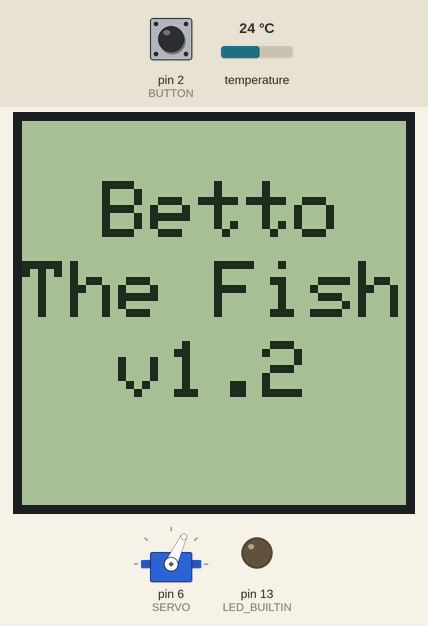
Recording of a sketch running on a simulated Arduino Uno, built with avr-gcc and run on an emulated ATmega328P. On the bench: servo, 96×96 one-colour display, output pins drawn as LEDs (lit = HIGH). The test bench sets the inputs (shaded band); at power-on: temperature 24 °C, pin 2 (BUTTON) HIGH.

Above: at 0.3 s.
7.0 s: temperature set to 12 °C
At 9.5 s:
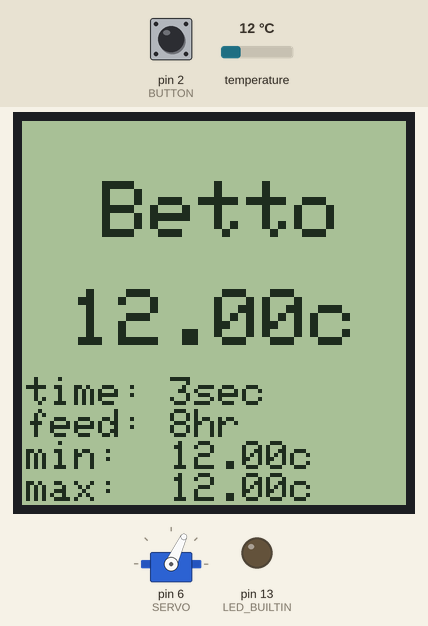
9.7 s: pin 2 (BUTTON) pulled LOW for 2.4 s
At 10.3 s:
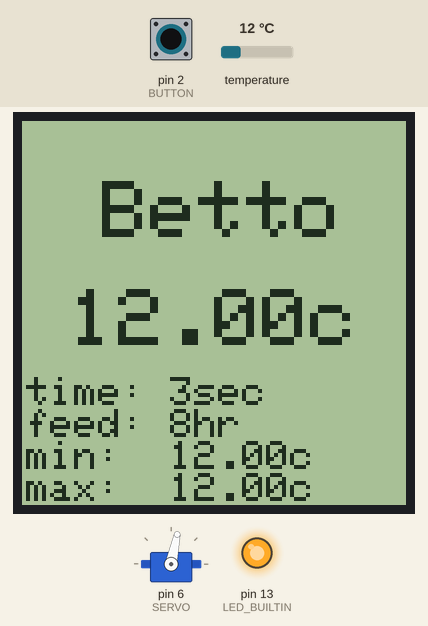
13.6 s: pin 2 (BUTTON) pulled LOW for 2.4 s
At 27.0 s:
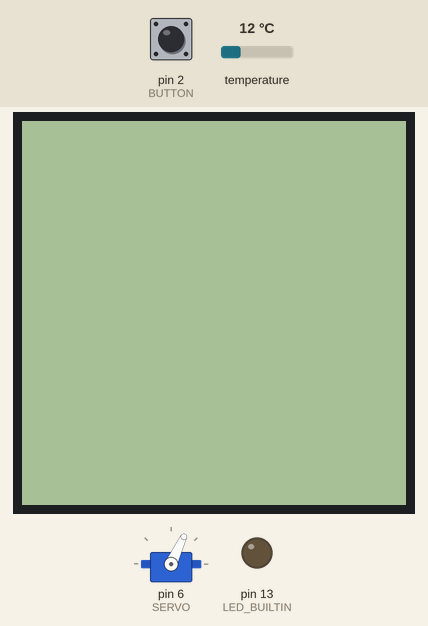
Timing chart, 0 to 28.5 s (numbered marks = the images above; inputs shaded):
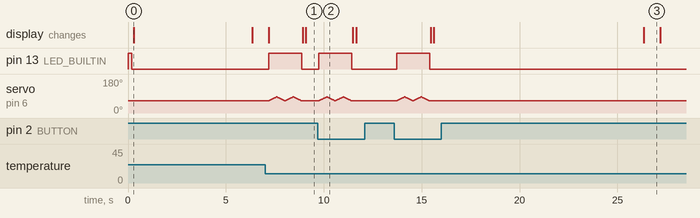

The sketch:

Betto.ino
```cpp
/*********************************************************************

  Betto: Fish feeder and maintenance system using Adafruit SHARP
  Memory Display and DS18B20 temperature sensor.

  This software runs on Arduino Yun

  Alfredo Rius
  alfredo.rius@gmail.com

  v1.2   2017-08-25
  Servo detaches and attaches when needed

  v1.1.1 2017-08-25
  Reset feed counter after feeding button

  v1.1   2017-08-20
  Added Feed Button

  v1.0   2017-08-18
  Upgraded to Arduino Yun
  Added Feeder
  Show feeder remaining time
  Show elapsed time

  v0.1   2017-08-16
  Show temperature
  Show max temperature
  Show min temperature

*********************************************************************/


#define FIRMWARE " v1.2 "


#include <Adafruit_GFX.h>
#include <Adafruit_SharpMem.h>
#include <DallasTemperature.h>
#include <TimerThree.h>
#include <Servo.h>


// Hardware
#define SERVO 6
#define BUTTON 2
#define ONE_WIRE_BUS 12
#define SHARP_SCK 5
#define SHARP_MOSI 4
#define SHARP_SS 3

#define SERVO_MAX 85
#define SERVO_MIN 65
#define STEP_TIME 20 //ms per step

// Other constants
#define FEED_PERIOD (long)8*60*60 //Every 8 hours
#define FEED_TIMES 2

#define FREQ_DIV 20 // 20 seconds

#define BLACK 0
#define WHITE 1

Adafruit_SharpMem display(SHARP_SCK, SHARP_MOSI, SHARP_SS);

OneWire oneWire(ONE_WIRE_BUS);
DallasTemperature sensors(&oneWire);

Servo servo;
uint8_t feed_state = 0;
long feed_count = 0;
int freq_div = 0;
unsigned long day_count = 0;
boolean command = false;
float temp;
float min_temp = 40;
float max_temp = -20;

float getTemp(void){
  sensors.requestTemperatures(); // Send the command to get temperatures
  temp = sensors.getTempCByIndex(0);
  if(temp > -20 && temp < 40){// realistic temperatures
    if(temp < min_temp){
      min_temp = temp;
    }
    if(temp > max_temp){
      max_temp = temp;
    }
  }
  return temp;
}

void displayAll(){
  command = true;
  display.refresh();

  display.clearDisplay();

  display.setTextSize(2);
  display.setTextColor(BLACK);
  display.setCursor(8,15);

  display.print(" Betto ");

  display.setCursor(0,42);
  display.print(" ");
  display.print(temp);
  display.println("c");

  display.setTextSize(1);
  display.setTextColor(BLACK);


  display.setCursor(1,64);
  display.print("time: ");
  if(day_count<3600){
    if(day_count<60){
      display.print(day_count);
      display.print("sec");
    }else{
      display.print(day_count/60);
      display.print("min");
    }
  }else if(day_count<86400){
    display.print(day_count/3600);
    display.print("hr");
  }else{
    display.print(day_count/86400);
    display.print("days");
  }

  display.setCursor(1,72);
  display.print("feed: ");
  if(feed_count<3600){
    if(feed_count<60){
      display.print(feed_count);
      display.print("sec");
    }else{
      display.print(feed_count/60);
      display.print("min");
    }
  }else{
    display.print(feed_count/3600);
    display.print("hr");
  }

  display.setCursor(1,80);
  display.print("min:  ");
  display.print(min_temp);
  display.println("c");
  display.setCursor(1,88);
  display.print("max:  ");
  display.print(max_temp);
  display.println("c");
  command = false;
}

void setFeedState(){
  feed_state = 1;
}

void feed(int times){
  int pos,i;

  digitalWrite(LED_BUILTIN, HIGH);

  // Start Servo
  servo.attach(SERVO);
  // Set servo in a defined location
  servo.write(SERVO_MIN);

  // Feed fish
  for(i=0;i<times;i++){
    for (pos = SERVO_MIN; pos <= SERVO_MAX; pos += 1) {
      servo.write(pos);
      delay(STEP_TIME);
    }
    for (pos = SERVO_MAX; pos >= SERVO_MIN; pos -= 1) {
      servo.write(pos);
      delay(STEP_TIME);
    }
  }

  // Reset feed counter
  feed_count = FEED_PERIOD;

  servo.detach();
  digitalWrite(SERVO, LOW);

  digitalWrite(LED_BUILTIN, LOW);

  if(!command)
      displayAll();

  // Reset everything
  feed_state = 0;
}


void timerCount(void){ // Every 1000 ms
  if(!freq_div){

    if(!command)
      displayAll();

    getTemp();

    freq_div = FREQ_DIV;
  }
  if(!feed_count){
    feed_state = 1;
    feed_count = FEED_PERIOD;
  }
  day_count++;
  feed_count--;
  freq_div--;
}

void setup(void)
{
  pinMode(LED_BUILTIN,OUTPUT);
  pinMode(BUTTON,INPUT_PULLUP);
  digitalWrite(LED_BUILTIN,HIGH);
  pinMode(SERVO,OUTPUT);

  // Start Servo
  servo.attach(SERVO);
  // Set servo in a defined location
  servo.write(SERVO_MIN);

  delay(200);
  servo.detach();
  digitalWrite(LED_BUILTIN,LOW);

  // start & clear the display
  display.begin();
  display.clearDisplay();


  // text display tests
  display.setTextSize(2);
  display.setTextColor(BLACK);
  display.setCursor(8,15);
  display.println(" Betto ");
  display.setCursor(0,35);
  display.println("The Fish");
  display.setCursor(12,55);
  display.println(FIRMWARE);
  display.refresh();
  delay(5000);

  Timer3.initialize(1000000);// 1 second
  Timer3.attachInterrupt(timerCount);

  attachInterrupt(digitalPinToInterrupt(BUTTON),setFeedState,FALLING);

}

void loop(void)
{
  if(!command)
    display.refresh();
  if(feed_state){
    feed(FEED_TIMES);
  }
  delay(100);
}
```

Measured:
- what the display in image 0 shows lasts 6.0 s, from 0.3 s to 6.3 s
- what the display in image 3 shows lasts 0.9 s, from 26.3 s to 27.2 s
